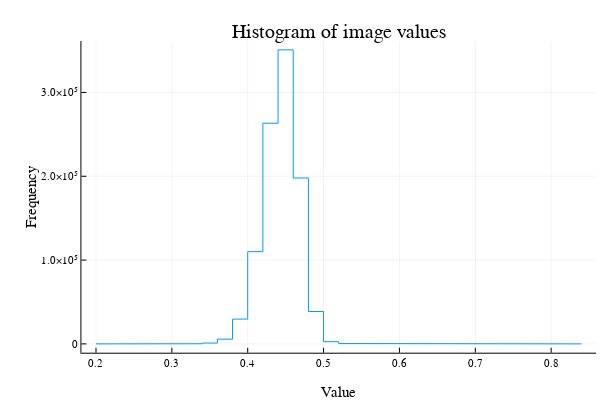

Notebook code cell kept with this figure:
### Code cell
flat_matrix = vec(test_img2[1,4000:5000,4000:5000])
histogram(flat_matrix, bins=50, xlabel="Value", ylabel="Frequency", title="Histogram of image values", legend=false)

### Figure 1 — Plotly figure (JSON) as saved in the notebook; plotly's stock layout.template omitted (floating-point values rounded to 4 significant figures)
{"data": [{"colorbar": {"len": 0.8657, "title": "", "x": 0.9934, "y": 0.5087}, "legendgroup": "y1", "line": {"color": "rgba(0, 154, 250, 1.000)", "dash": "solid", "shape": "linear", "width": 1}, "mode": "lines", "name": "y1", "showlegend": true, "type": "scatter", "x": [0.2, 0.2, 0.22, 0.22, 0.24, 0.24, 0.26, 0.26, 0.28, 0.28, 0.3, 0.3, 0.32, 0.32, 0.34, 0.34, 0.36, 0.36, 0.38, 0.38, 0.4, 0.4, 0.42, 0.42, 0.44, 0.44, 0.46, 0.46, 0.48, 0.48, 0.5, 0.5, 0.52, 0.52, 0.54, 0.54, 0.56, 0.56, 0.58, 0.58, 0.6, 0.6, 0.62, 0.62, 0.64, 0.64, 0.66, 0.66, 0.68, 0.68, 0.7, 0.7, 0.72, 0.72, 0.74, 0.74, 0.76, 0.76, 0.78, 0.78, 0.8, 0.8, 0.82, 0.82, 0.84, 0.84], "xaxis": "x", "y": [0, 1, 1, 0, 0, 0, 0, 1, 1, 3, 3, 24, 24, 153, 153, 989, 989, 5672, 5672, 29566, 29566, 110033, 110033, 263302, 263302, 350822, 350822, 197923, 197923, 38613, 38613, 2628, 2628, 372, 372, 263, 263, 241, 241, 243, 243, 242, 242, 232, 232, 233, 233, 150, 150, 128, 128, 68, 68, 52, 52, 21, 21, 20, 20, 2, 2, 3, 3, 1, 1, 0], "yaxis": "y"}], "layout": {"annotations": [{"font": {"color": "rgba(0, 0, 0, 1.000)", "family": "sans-serif", "size": 20}, "rotation": 0, "showarrow": false, "text": "Histogram of image values", "x": 0.5646, "xanchor": "center", "xref": "paper", "y": 1, "yanchor": "top", "yref": "paper"}], "height": 400, "margin": {"b": 20, "l": 0, "r": 0, "t": 20}, "paper_bgcolor": "rgba(255, 255, 255, 1.000)", "plot_bgcolor": "rgba(255, 255, 255, 1.000)", "showlegend": false, "width": 600, "xaxis": {"anchor": "y", "domain": [0.1357, 0.9934], "gridcolor": "rgba(0, 0, 0, 0.100)", "gridwidth": 0.5, "linecolor": "rgba(0, 0, 0, 1.000)", "mirror": false, "range": [0.1808, 0.8592], "showgrid": true, "showline": true, "showticklabels": true, "tickangle": 0, "tickcolor": "rgb(0, 0, 0)", "tickfont": {"color": "rgba(0, 0, 0, 1.000)", "family": "sans-serif", "size": 11}, "tickmode": "array", "ticks": "inside", "ticktext": ["0.2", "0.3", "0.4", "0.5", "0.6", "0.7", "0.8"], "tickvals": [0.2, 0.3, 0.4, 0.5, 0.6, 0.7, 0.8], "title": "Value", "titlefont": {"color": "rgba(0, 0, 0, 1.000)", "family": "sans-serif", "size": 15}, "type": "-", "visible": true, "zeroline": false, "zerolinecolor": "rgba(0, 0, 0, 1.000)"}, "yaxis": {"anchor": "x", "domain": [0.07581, 0.9415], "gridcolor": "rgba(0, 0, 0, 0.100)", "gridwidth": 0.5, "linecolor": "rgba(0, 0, 0, 1.000)", "mirror": false, "range": [-10520.0, 361300.0], "showgrid": true, "showline": true, "showticklabels": true, "tickangle": 0, "tickcolor": "rgb(0, 0, 0)", "tickfont": {"color": "rgba(0, 0, 0, 1.000)", "family": "sans-serif", "size": 11}, "tickmode": "array", "ticks": "inside", "ticktext": ["0", "1.0×10⁵", "2.0×10⁵", "3.0×10⁵"], "tickvals": [0, 100000, 200000, 300000], "title": "Frequency", "titlefont": {"color": "rgba(0, 0, 0, 1.000)", "family": "sans-serif", "size": 15}, "type": "-", "visible": true, "zeroline": false, "zerolinecolor": "rgba(0, 0, 0, 1.000)"}}}
